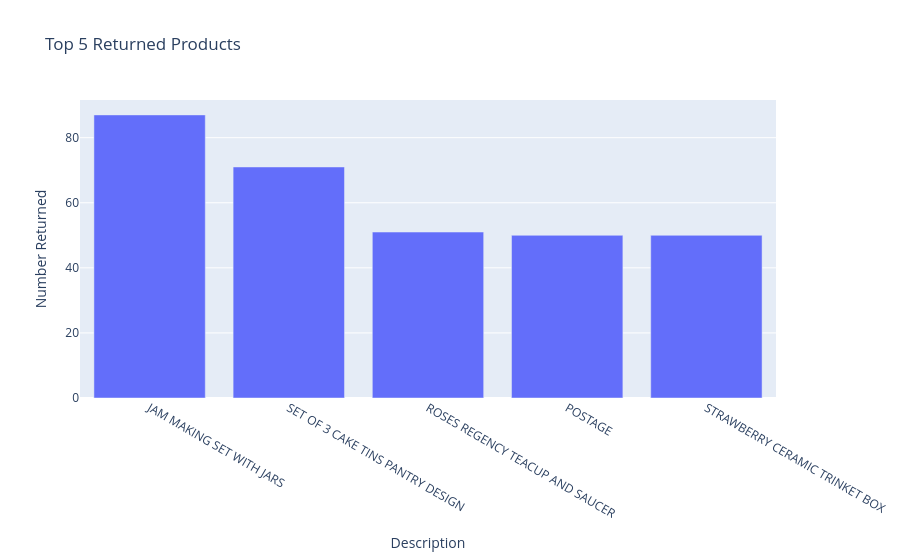

The cell this chart's notebook holds for it:
### Markdown cell above
<div class="alert alert-block alert-warning">
<b> Team Lead Comment </b> <br>
I'd say here value_counts() just represents the "popularity", nit the real quantity, but ok)
 <a class="tocSkip"></a>
</div>

### Code cell
fig = px.bar(df_neg.description.value_counts().reset_index().head(), x = 'index',
             y = 'description', title = 'Top 5 Returned Products',
            labels={
                     "description": "Number Returned",
                     "index": "Description"})
fig.show()

### Figure 1 — Plotly figure (JSON) as saved in the notebook; plotly's stock layout.template omitted (floating-point values rounded to 4 significant figures)
{"data": [{"alignmentgroup": "True", "hovertemplate": "Description=%{x}<br>Number Returned=%{y}<extra></extra>", "legendgroup": "", "marker": {"color": "#636efa", "pattern": {"shape": ""}}, "name": "", "offsetgroup": "", "orientation": "v", "showlegend": false, "textposition": "auto", "type": "bar", "x": ["JAM MAKING SET WITH JARS", "SET OF 3 CAKE TINS PANTRY DESIGN ", "ROSES REGENCY TEACUP AND SAUCER ", "POSTAGE", "STRAWBERRY CERAMIC TRINKET BOX"], "xaxis": "x", "y": [87, 71, 51, 50, 50], "yaxis": "y"}], "layout": {"barmode": "relative", "legend": {"tracegroupgap": 0}, "title": {"text": "Top 5 Returned Products"}, "xaxis": {"anchor": "y", "domain": [0, 1], "title": {"text": "Description"}}, "yaxis": {"anchor": "x", "domain": [0, 1], "title": {"text": "Number Returned"}}}}
